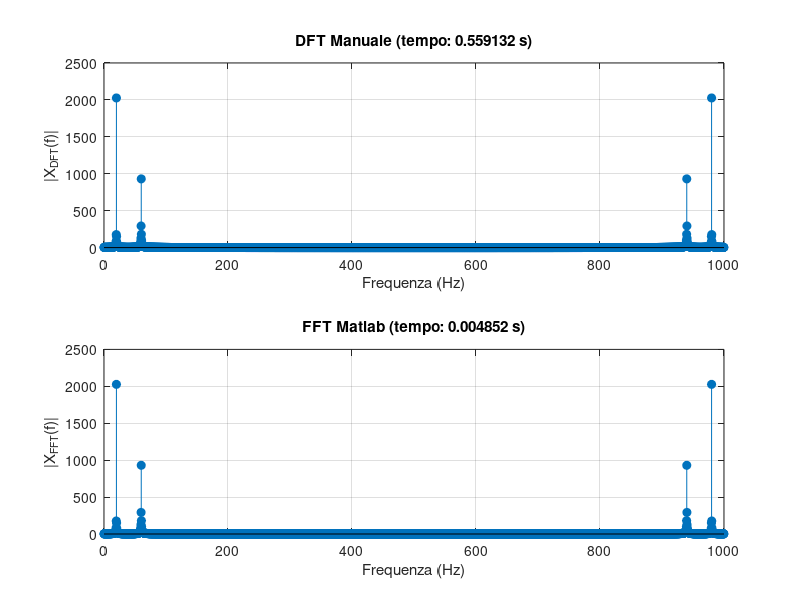

This chart was generated by the following MATLAB code:
% Confronto tra DFT manuale - FFT (con costo computazionale)
clear all; close all; clc;

% Parametri
N = 8^4;            % Numero di campioni
Fs = 1000;          % Frequenza di campionamento (Hz)
t = (0:N-1)/Fs;     % Vettore temporale
f0 = 20;            % Frequenza del segnale (Hz)
f1=30;              % Frequenza del segnale (Hz)

% Segnale di prova
x = sin(2*pi*f0*t) + 0.5*sin(2*pi*2*f1*t);

% Calcolo della DFT (manuale)
n = 0:N-1;
k = n';
W = exp(-1j*2*pi*k*n/N);

% Misura tempo DFT manuale
tic;
X_dft = W * x'; 
tempo_dft = toc;

% Calcolo della FFT (Matlab) e misura tempo
tic;
X_fft = fft(x); 
tempo_fft = toc;

% Plot del confronto
figure;
f = (0:N-1)*(Fs/N);         % Asse delle frequenze

subplot(2,1,1);
stem(f, abs(X_dft), 'filled');
title(['DFT Manuale (tempo: ', num2str(tempo_dft, '%.6f'), ' s)']);
xlabel('Frequenza (Hz)');
ylabel('|X_{DFT}(f)|');
grid on;

subplot(2,1,2);
stem(f, abs(X_fft), 'filled');
title(['FFT Matlab (tempo: ', num2str(tempo_fft, '%.6f'), ' s)']);
xlabel('Frequenza (Hz)');
ylabel('|X_{FFT}(f)|');
grid on;

% Stampa costo computazionale
fprintf('Tempo di esecuzione DFT manuale: %.6f secondi\n', tempo_dft);
fprintf('Tempo di esecuzione FFT Matlab: %.6f secondi\n', tempo_fft);
fprintf('Rapporto tempo di esecuzione DFT manuale/FFT matlab: %.6f secondi\n', tempo_dft/tempo_fft);
